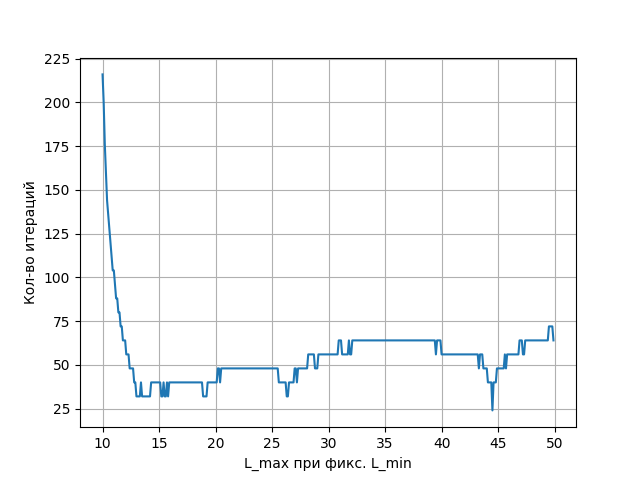

Recreate this plot in Python.
import matplotlib.pyplot as plt

with open("data1-5.txt") as f:
    x = [float(i.split()[0]) for i in f.readlines()]
    f.seek(0)
    y = [int(i.split()[1]) for i in f.readlines()]

plt.plot(x, y)
plt.xlabel("L_max при фикс. L_min")
plt.ylabel("Кол-во итераций")
plt.grid()
plt.savefig("task1-5.png")